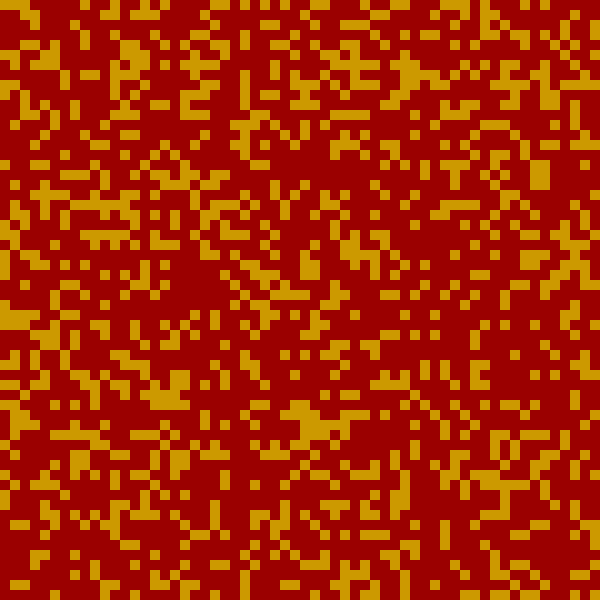
Frame 1 (no input)
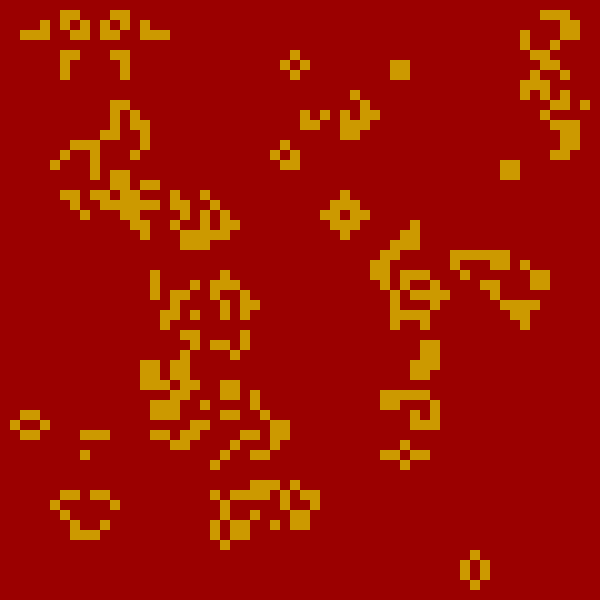
Frame 60 (the mouse pressed at the canvas centre just before this capture)
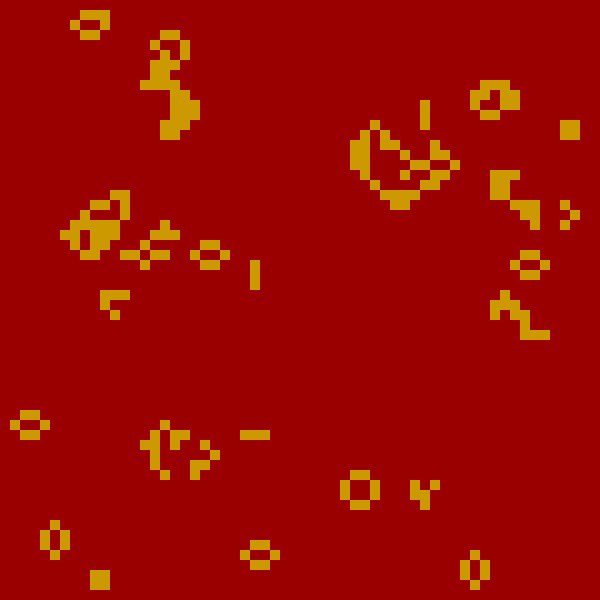
Frame 120 (the mouse held since frame 60 and released just before this capture)

The Processing sketch that drew these frames (run headless with seeded random() and noise(); from frame 60 on, the mouse is pressed at the canvas centre):

// Processing sketch: GameOfLifeStarter
// ── GameOfLifeStarter.pde
final int SPACING = 10; // each cell's width/height //<>// //<>//
final float DENSITY = 0.3; // how likely each cell is to be alive at the start
int[][] grid; // the 2D array to hold 0's and 1's

void setup() { //this runs once
  size(600, 600); // adjust accordingly, make sure it's a multiple of SPACING
  noStroke(); // don't draw the edges of each cell
  frameRate(10); // controls speed of regeneration
  grid = new int[height / SPACING][width / SPACING];
  populateGrid();
  showGrid();
}

void draw() {
  // this operates at framerate
  showGrid();
  // grid is a global variable
  grid = calcNextGrid();
}

int[][] calcNextGrid() {
  int[][] nextGrid = new int[grid.length][grid[0].length];

  for (int i = 0; i < grid.length; i++) {
    for (int j = 0; j < grid[0].length; j++) {
      // TODO: currently set to borders just never being set
     // if ((i == 0) /*|| (j == 0)*/) {
      //  nextGrid[i][j] = 0;
     // }
      if (grid[i][j] == 1) {
        if (countNeighbors(i, j) <= 3 && countNeighbors(i, j) >= 2) {
          nextGrid[i][j] = 1;
        } else {
          nextGrid[i][j] = 0;
        }
      } else {
        if ( countNeighbors (i, j) == 3) {
          nextGrid[i][j] = 1;
        } else {
          nextGrid[i][j] = 0;
        }
      }
    }
  }
  return nextGrid;
}

int countNeighbors(int y, int x) {
  int count = 0;

  //counting edge conditions
  /*if ((x == 0) && (y >= 1 && y < grid.length - 1)) {
    //count = above(count, y, x);
    //count = below(count, y, x);
    //count = right(count, y, x);
  }
  if ((x == grid.length - 1) && (y >= 1 && y < grid.length - 1)) {
  }

  if ((y == 0) && ((x >= 1 && x < grid.length - 1))) {
    count = sides(count, y, x);
    count = below(count, y, x);
  }
  if ((y == grid.length - 1) && (x >= 1 && x < grid.length - 1)) {
    count = sides(count, y, x);
    count = above(count, y, x);
  } */

  //for everything that is not an edge
  if ((y >= 1 && y < grid.length - 1) && (x >= 1 && x < grid.length - 1)) {
    count = sides(count, y, x);
    count = above(count, y, x);
    count = below(count, y, x);
  }
  return count;
}

void showGrid() {
  for (int i = 0; i < grid.length; i++) {
    for (int j = 0; j < grid[0].length; j++) {
      if (grid[i][j] == 1) {
        fill(204, 153, 0);
      } else {
        fill(155, 0, 0);
      }
      square((i * SPACING), (j * SPACING), SPACING);
    }
  }
}

void populateGrid() {
  for (int i = 0; i < grid.length; i++) {
    for (int j = 0; j < grid[0].length; j++) {
      if (Math.random() <= DENSITY) {
        grid[i][j] = 1;
      } else {
        grid[i][j] = 0;
      }
    }
  }
}

int sides(int counted, int y, int x) {
  counted = left(counted, y, x);
  //Kaden found that I accidentally put two calls for left() instead of left() and right()
  counted = right(counted, y, x);
  return counted;
}
int left(int counted, int y, int x) {
  if (grid[y][x - 1] == 1) {
    counted++;
  }
  return counted;
}
int right(int counted, int y, int x) {
  if (grid[y][x + 1] == 1) {
    counted++;
  }
  return counted;
}

int above(int counted, int y, int x) {
  for (int i = x - 1; i <= x + 1; i++) {
    if (grid[y - 1][i] == 1) {
      counted++;
    }
  }
  return counted;
}

int below(int counted, int y, int x) {
  for (int i = x - 1; i <= x + 1; i++) {
    if (grid[y + 1][i] == 1) {
      counted++;
    }
  }
  return counted;
}
